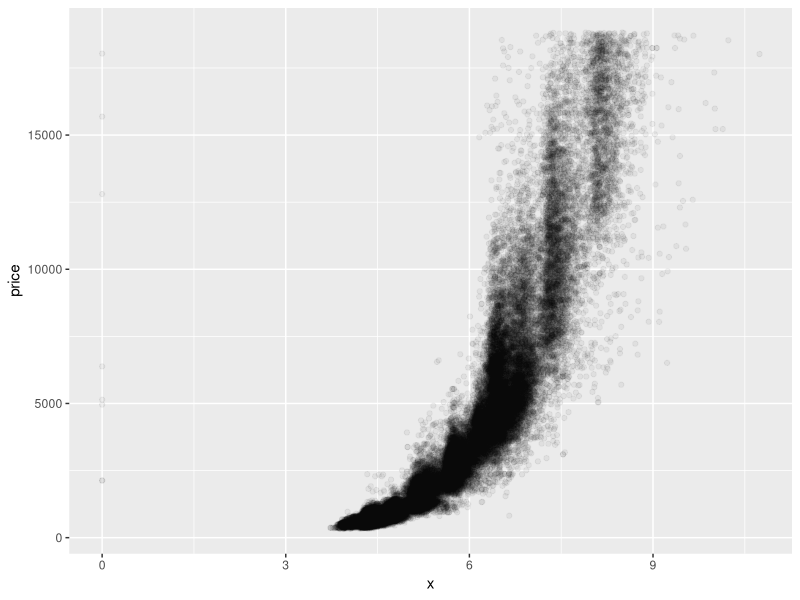
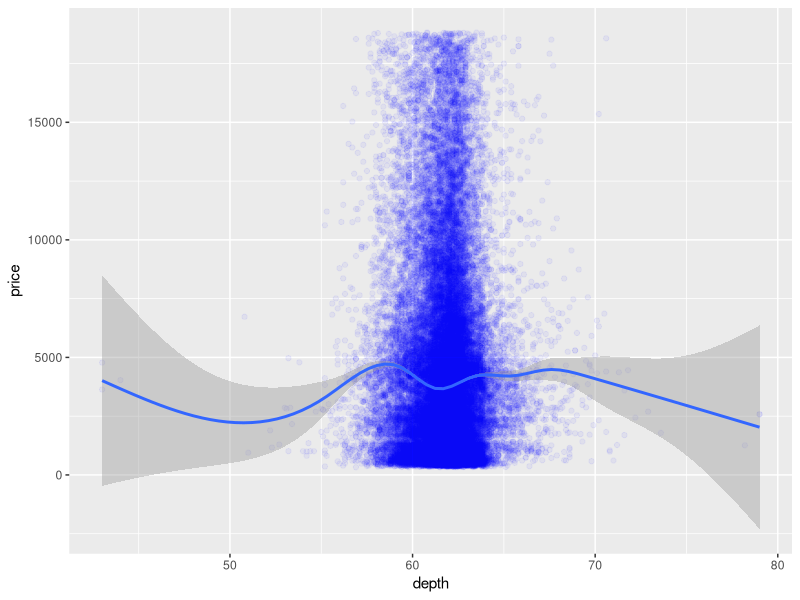
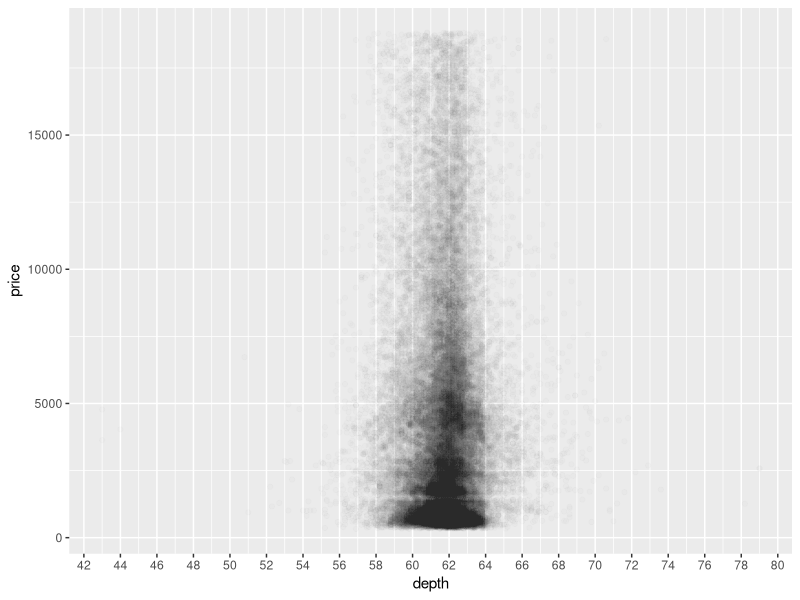
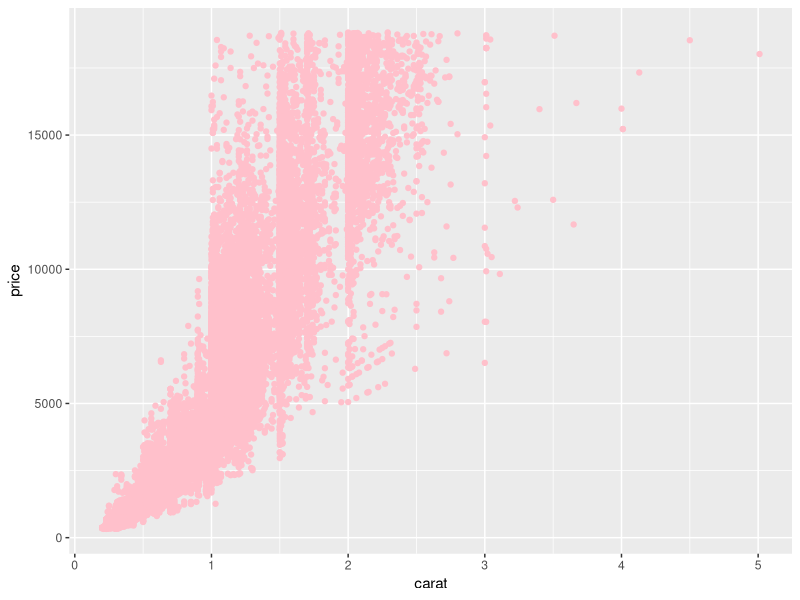
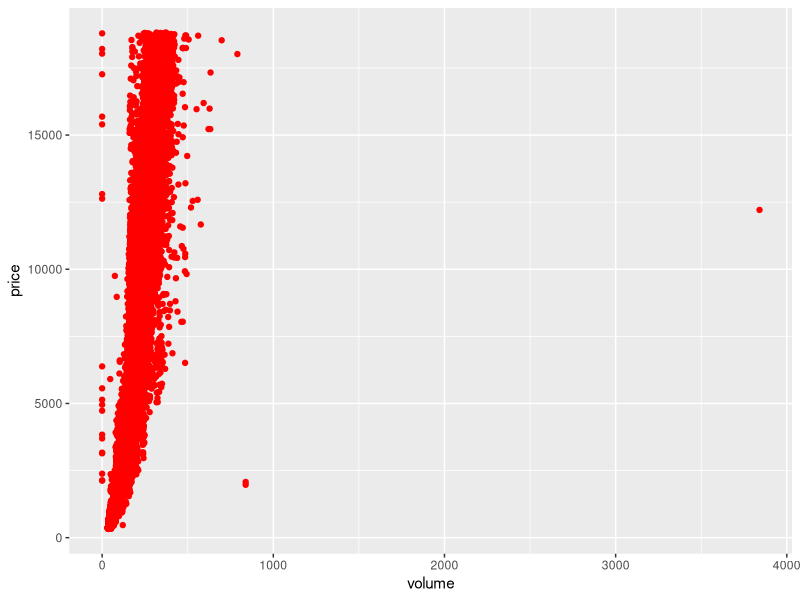
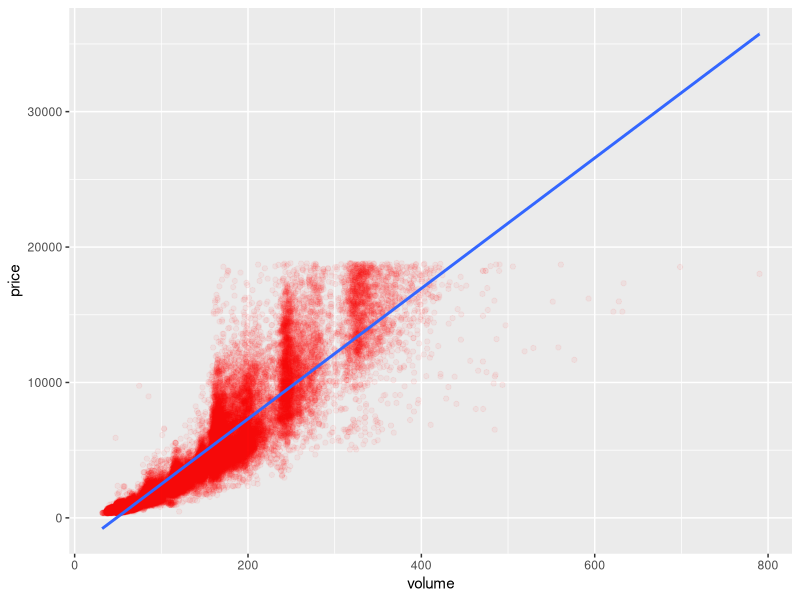
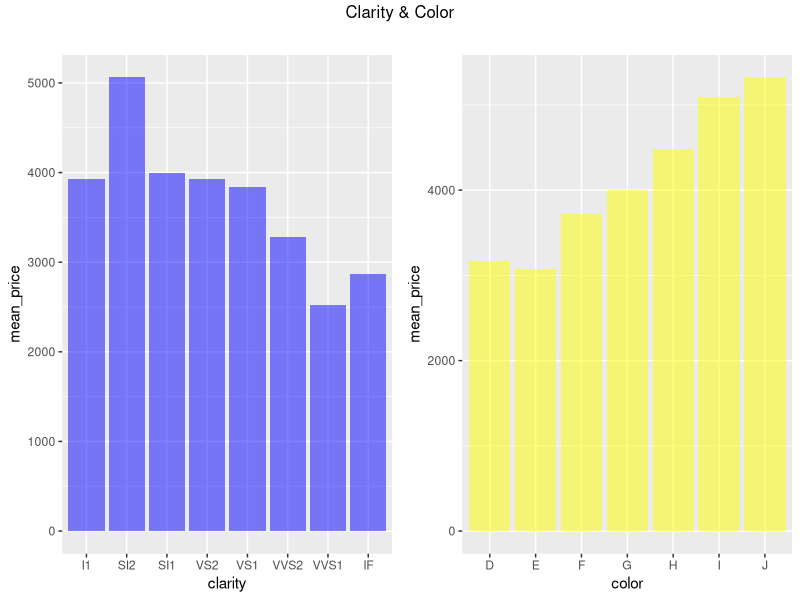

These figures' R source, in order:
## ---- chunk 1
knitr::opts_chunk$set(echo = TRUE)
## ---- chunk 2
library(ggplot2)
library(plyr)
library(dplyr)
library(gridExtra)

summary(diamonds)
## ---- chunk 3
ggplot(diamonds, aes(x, price)) +
  geom_point(alpha = 1/20)
## ---- chunk 4
corr_x <- with(diamonds, cor.test(price, x))
corr_y <- with(diamonds, cor.test(price, y))
corr_z <- with(diamonds, cor.test(price, z))

sprintf("X: %f, Y: %f, Z: %f", corr_x$estimate, corr_y$estimate, corr_z$estimate)
## ---- chunk 5
ggplot(diamonds, aes(depth, price)) +
  geom_point(alpha = 1/20, color = 'blue') +
  geom_smooth()
## ---- chunk 6
ggplot(data = diamonds, aes(depth, price)) + 
  geom_point(alpha = 1/100) +
  scale_x_continuous(breaks = seq(0, 80, 2))
## ---- chunk 7
corr_depth <- with(diamonds, cor.test(price, depth))

sprintf("Price-Depth: %f", corr_depth$estimate)
## ---- chunk 8
ggplot(diamonds, aes(carat, price)) +
  geom_point(color = 'pink')
## ---- chunk 9
diamonds$volume <- diamonds$x * diamonds$y * diamonds$z

ggplot(diamonds, aes(volume, price)) +
  geom_point(color = 'red')
## ---- chunk 10
count(diamonds[diamonds$volume == 0, ])
## ---- chunk 11
corr_volume <- with(subset(diamonds, volume != 0 & volume <= 800),
                    cor.test(price, volume))

sprintf("Price-Volume: %f", corr_volume$estimate)
## ---- chunk 12
ggplot(subset(diamonds, (volume != 0 & volume <= 800)), aes(volume, price)) +
  geom_point(alpha = 1/20, color = 'red') +
  geom_smooth(method = 'lm')
## ---- chunk 13
diamonds_by_clarity <- diamonds %>%
  group_by(clarity) %>%
  summarise(mean_price = mean(price), median_price = median(price),
            min_price = min(price), max_price = max(price), n = n()) %>%
  arrange(clarity)

head(diamonds_by_clarity)
## ---- chunk 14
diamonds_by_clarity <- group_by(diamonds, clarity)
diamonds_mp_by_clarity <- summarise(diamonds_by_clarity, mean_price = mean(price))

diamonds_by_color <- group_by(diamonds, color)
diamonds_mp_by_color <- summarise(diamonds_by_color, mean_price = mean(price))

p_clarity <- ggplot(diamonds_mp_by_clarity, aes(clarity, mean_price)) +
  geom_col(fill = 'blue', alpha = 0.5)

p_color <- ggplot(diamonds_mp_by_color, aes(color, mean_price)) +
  geom_col(fill = 'yellow', alpha = 0.5)

grid.arrange(p_clarity, p_color, ncol = 2, top = "Clarity & Color\n")
